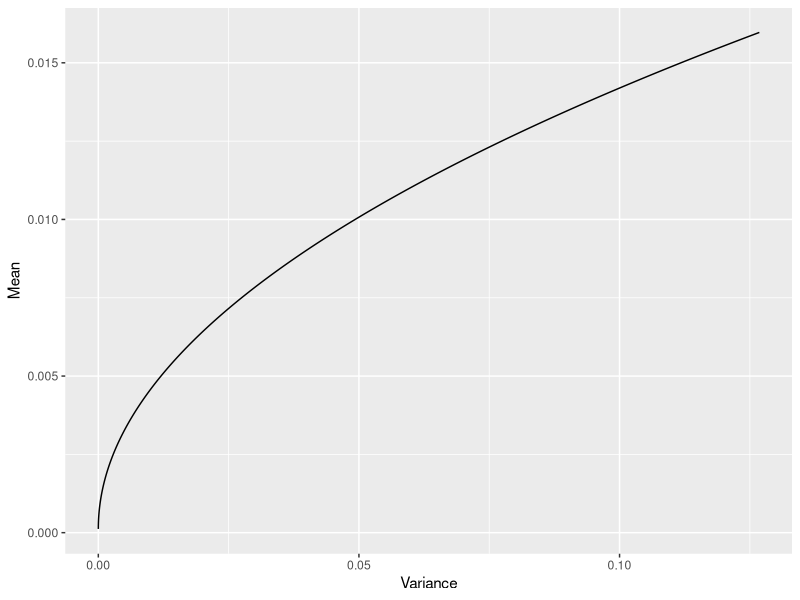
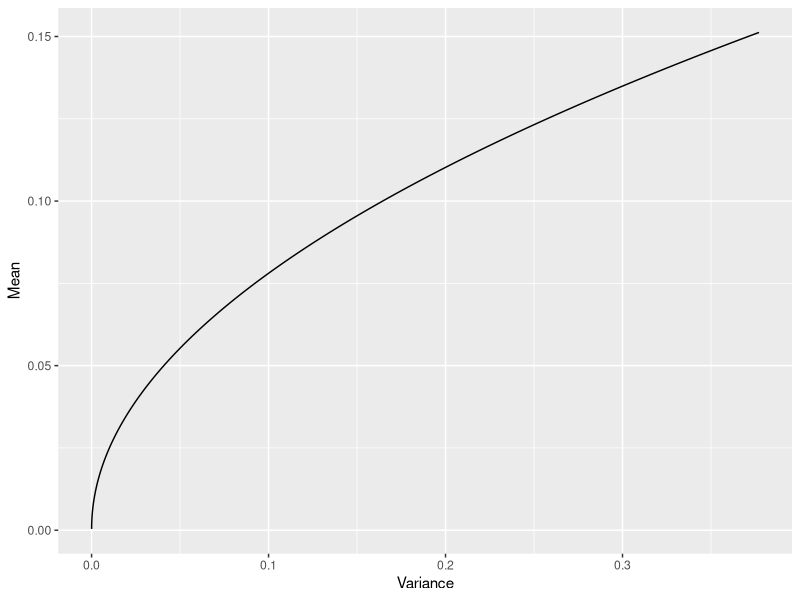
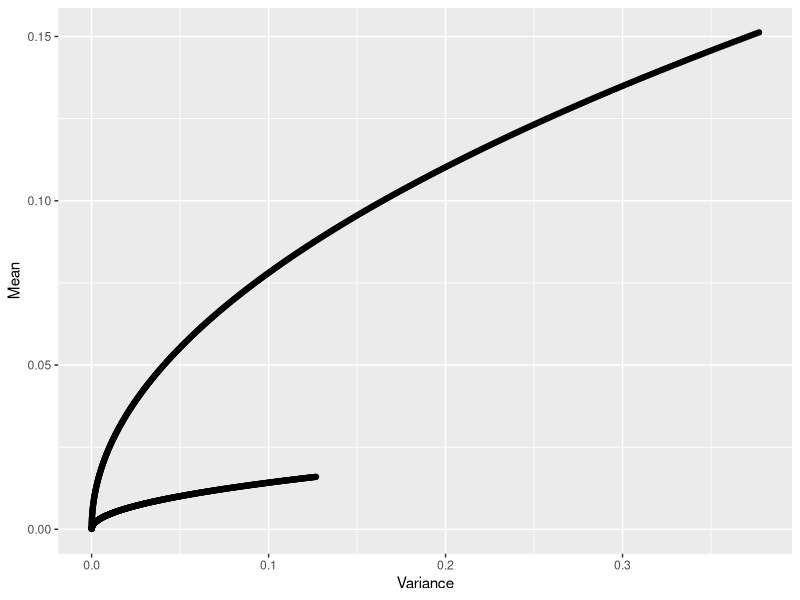

These figures' R source, in order:
library("readr")
library("MASS")
library("ggplot2")

# Import data 
df <- read_csv('returns.csv')

# Define covariance matrix and expected return vector
C <- cov(df)
r <- sapply(df, FUN=mean)

C_inv <- ginv(C)

vec1 <- rep(1, ncol(df))

# Minimum variance point and optimal point
MIN_VARIANCE_POINT <- (C_inv %*% vec1) / sum(vec1 * (C_inv %*% vec1))
Z <- C_inv %*% r - (sum(vec1 * (C_inv %*% r)) / sum(vec1 * (C_inv %*% vec1))) * C_inv %*% vec1

Markowitz <- function(tau) {
    return (MIN_VARIANCE_POINT + tau * Z / 2)
}




# Market Portfolio data

rf <- (1 + 0.0446)^(1/365) -1

ZERO_n <- rep(0, ncol(df))

RISK_FREE_PORTFOLIO <- append(ZERO_n, 1, 0)

y_star <- C_inv %*% (r  - rf * vec1)

y_0 <- rf * sum(C_inv) - sum(C_inv %*% r)

Y <- append(y_star, y_0, 0)


# Finding market portfolio
tau_MARKET <- -(2 / (y_0))
tau_MARKET

Markowitz_risk_free <- function(rf, y, tau) {
    opt_portfolio <- RISK_FREE_PORTFOLIO + tau * y / 2
    return (opt_portfolio)
}
portfolio <- Markowitz_risk_free(rf, Y, tau_MARKET)
returns_vec <- append(r, rf, 0)

tocsv <- cbind(portfolio, returns_vec)

write.csv(tocsv, file="market_portfolio.csv")

Variance <- function(point, cov, riskfree=FALSE, tau) {
    if (riskfree) {
        alpha <- (tau_MARKET - tau) / tau_MARKET
        variance <- (1 - alpha) * sqrt(sum(point[-1] * (cov %*% point[-1])))
    } else {
        variance <- sum(point * (cov %*% point))
    }
    return (variance)
}

portfolio_mean <- function(point, returns, riskfree=FALSE) {
    if (riskfree) {
        mean <- sum(point * append(returns, rf, 0))
    } else {
        mean <- sum(point * returns)
    }
    return (mean)
}


sigma_mu <- function(tau, riskfree=FALSE) {
    if (riskfree) {
        point <- Markowitz_risk_free(rf, Y, tau)
    } else {
        point <- Markowitz(tau)
    }
    mu <- portfolio_mean(point, r, riskfree)
    sigma <- Variance(point, C, riskfree, tau)
    return (cbind(sigma, mu))
}

# Plot mean-variance diagrams
t = seq(0, 5, .01)
t_rf = seq(0, tau_MARKET * 2, tau_MARKET/250)

eff_frontier <- t(sapply(t, sigma_mu))
eff_frontier_rf <- t(sapply(t_rf, FUN = sigma_mu, riskfree=TRUE))

label <- c("Variance", "Mean")
colnames(eff_frontier_rf) <- label
colnames(eff_frontier) <- label

eff_frontier.df <- data.frame(eff_frontier)
eff_frontier_rf.df <- data.frame(eff_frontier_rf)

both_efficient <- rbind(eff_frontier.df, eff_frontier_rf.df)

plotrf <- ggplot(eff_frontier_rf.df, aes(x=Variance, y=Mean)) + geom_line()
plotrisk <- ggplot(eff_frontier.df, aes(x = Variance, y=Mean)) + geom_line()

plotrf
plotrisk

ggplot(both_efficient, aes(x=Variance, y=Mean)) + geom_point()
